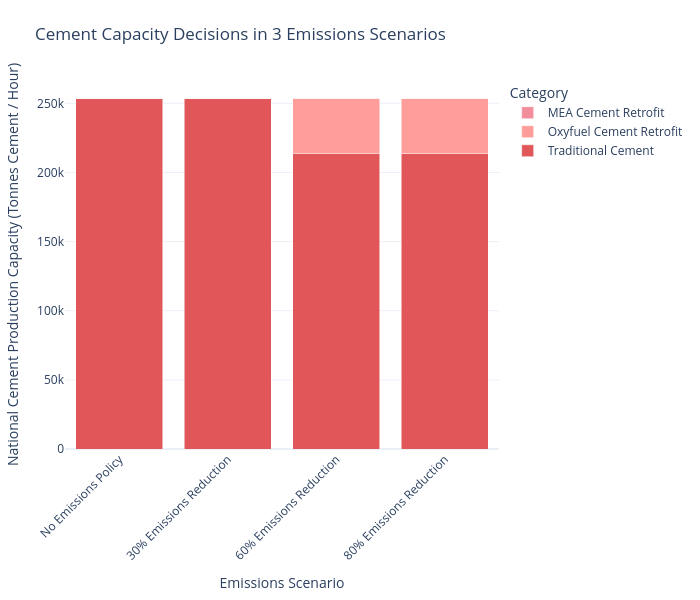

The cell this chart's notebook holds for it:
### Code cell
plot_stacked_bar(
    consolidate_capacity(cement_df).T,
    scenario_map=scenario_map,
    name_map=tech_name_map,
    color_map=custom_color_map,
    title_name = "Cement Capacity Decisions in 3 Emissions Scenarios",
    xaxis_name="Emissions Scenario",
    yaxis_name="National Cement Production Capacity (Tonnes Cement / Hour)",
    width=700
)

### Figure 1 — Plotly figure (JSON) as saved in the notebook; plotly's stock layout.template omitted (floating-point values rounded to 4 significant figures)
{"data": [{"hovertemplate": "Category=Traditional Cement<br>Emissions Scenario=%{x}<br>National Cement Production Capacity (Tonnes Cement / Hour)=%{y}<extra></extra>", "legendgroup": "Traditional Cement", "marker": {"color": "#e15759", "pattern": {"shape": ""}}, "name": "Traditional Cement", "orientation": "v", "showlegend": true, "textposition": "auto", "type": "bar", "x": ["No Emissions Policy", "30% Emissions Reduction", "60% Emissions Reduction", "80% Emissions Reduction"], "xaxis": "x", "y": [253500.0, 253500.0, 213500.0, 213500.0], "yaxis": "y"}, {"hovertemplate": "Category=Oxyfuel Cement Retrofit<br>Emissions Scenario=%{x}<br>National Cement Production Capacity (Tonnes Cement / Hour)=%{y}<extra></extra>", "legendgroup": "Oxyfuel Cement Retrofit", "marker": {"color": "#ff9d9a", "pattern": {"shape": ""}}, "name": "Oxyfuel Cement Retrofit", "orientation": "v", "showlegend": true, "textposition": "auto", "type": "bar", "x": ["No Emissions Policy", "30% Emissions Reduction", "60% Emissions Reduction", "80% Emissions Reduction"], "xaxis": "x", "y": [1.462e-20, 0.07359, 40030.0, 40020.0], "yaxis": "y"}, {"hovertemplate": "Category=MEA Cement Retrofit<br>Emissions Scenario=%{x}<br>National Cement Production Capacity (Tonnes Cement / Hour)=%{y}<extra></extra>", "legendgroup": "MEA Cement Retrofit", "marker": {"color": "#f28e9b", "pattern": {"shape": ""}}, "name": "MEA Cement Retrofit", "orientation": "v", "showlegend": true, "textposition": "auto", "type": "bar", "x": ["No Emissions Policy", "30% Emissions Reduction", "60% Emissions Reduction", "80% Emissions Reduction"], "xaxis": "x", "y": [0.0, 0.0, 0.0, 0.0], "yaxis": "y"}], "layout": {"barmode": "stack", "height": 600, "legend": {"title": {"text": "Category"}, "tracegroupgap": 0, "traceorder": "reversed"}, "margin": {"b": 80, "l": 60, "r": 60, "t": 80}, "title": {"text": "Cement Capacity Decisions in 3 Emissions Scenarios"}, "width": 700, "xaxis": {"anchor": "y", "domain": [0, 1], "tickangle": -45, "title": {"text": "Emissions Scenario"}}, "yaxis": {"anchor": "x", "domain": [0, 1], "title": {"text": "National Cement Production Capacity (Tonnes Cement / Hour)"}}}}
